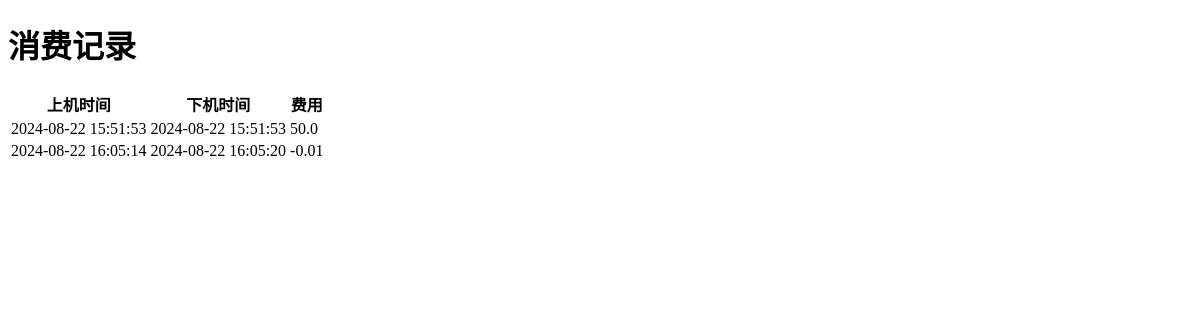
/billing_history (signed in), run on an earlier commit of the app's database.
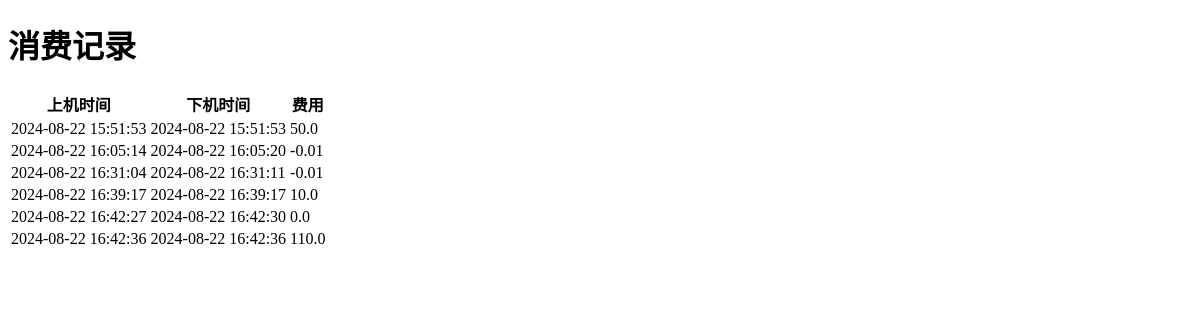
And on a later commit of the database.
### app.py (models this page shows, shortened)
class BillingRecord(db.Model):
    __tablename__ = 'billing_record'
    id = db.Column(db.Integer, primary_key=True)
    user_id = db.Column(db.Integer, db.ForeignKey('user.id'), nullable=False)
    username = db.Column(db.String(80), nullable=False)
    last_login = db.Column(db.DateTime, nullable=False)
    logout_time = db.Column(db.DateTime)  # 下机时间
    fee = db.Column(db.Float, nullable=False)
    description = db.Column(db.String, nullable=False)
    billing_group_id = db.Column(db.Integer, db.ForeignKey('billing_group.id'), nullable=False)
    billing_group = db.relationship('BillingGroup', backref=db.backref('billing_records', lazy=True))
    user = db.relationship('User', backref=db.backref('billing_records', lazy=True))

### app.py (the view)
@app.route('/billing_history')
def billing_history():
    user_id = session.get('user_id')
    if user_id:
        user = User.query.get(user_id)
        if user:
            billing_records = BillingRecord.query.filter_by(user_id=user_id).all()
            return render_template('billing_history.html', billing_records=billing_records)
        else:
            error = '用户不存在'
            return render_template('billing_history.html', error=error)
    else:
        error = '请先登录'
        return render_template('billing_history.html', error=error)

### templates/billing_history.html (shortened to what this page needs)
<!DOCTYPE html>
<html lang="en">
<head>
</head>
<body>
    <h1>消费记录</h1>
    <table>
        <thead>
            <tr>
                <th>上机时间</th>
                <th>下机时间</th>
                <th>费用</th>
            </tr>
        </thead>
        <tbody>
            {% for record in billing_records %}
            <tr>
                <td>{{ record.last_login.strftime('%Y-%m-%d %H:%M:%S') }}</td>
                <td>{{ record.logout_time.strftime('%Y-%m-%d %H:%M:%S') if record.logout_time else '未下机' }}</td>
                <td>{{ record.fee }}</td>
            </tr>
            {% endfor %}
        </tbody>
    </table>
</body>
</html>

What changed in the data, as far as the page shows it:
added BillingRecord: last_login "2024-08-22 16:31:04", logout_time "2024-08-22 16:31:11", fee "-0.01"
added BillingRecord: last_login "2024-08-22 16:39:17", logout_time "2024-08-22 16:39:17", fee "10.0"
added BillingRecord: last_login "2024-08-22 16:42:27", logout_time "2024-08-22 16:42:30", fee "0.0"
added BillingRecord: last_login "2024-08-22 16:42:36", logout_time "2024-08-22 16:42:36", fee "110.0"
